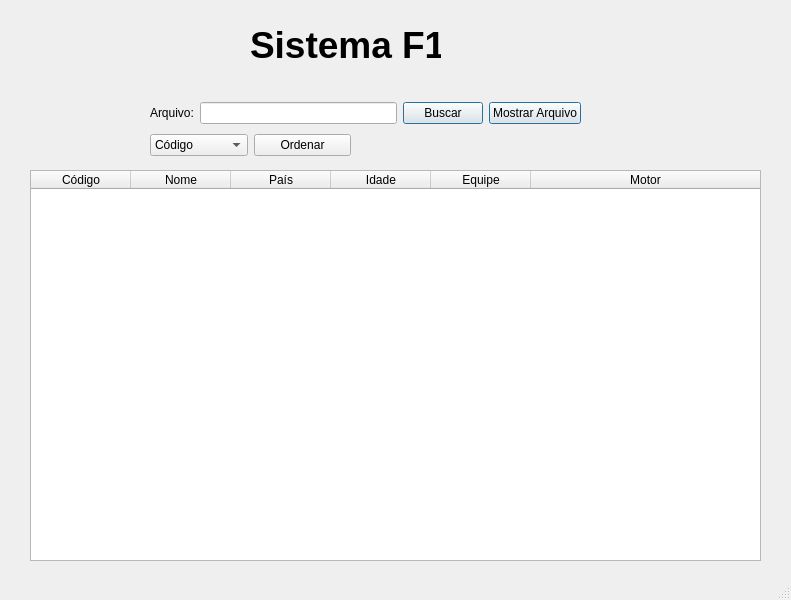
<?xml version="1.0" encoding="UTF-8"?>
<ui version="4.0">
 <class>MainWindow</class>
 <widget class="QMainWindow" name="MainWindow">
  <property name="geometry">
   <rect>
    <x>0</x>
    <y>0</y>
    <width>791</width>
    <height>600</height>
   </rect>
  </property>
  <property name="windowTitle">
   <string>MainWindow</string>
  </property>
  <widget class="QWidget" name="centralwidget">
   <widget class="QLabel" name="label">
    <property name="geometry">
     <rect>
      <x>250</x>
      <y>20</y>
      <width>191</width>
      <height>51</height>
     </rect>
    </property>
    <property name="text">
     <string>&lt;html&gt;&lt;head/&gt;&lt;body&gt;&lt;p&gt;&lt;span style=&quot; font-size:28pt; font-weight:700;&quot;&gt;Sistema F1 &lt;/span&gt;&lt;/p&gt;&lt;/body&gt;&lt;/html&gt;</string>
    </property>
   </widget>
   <widget class="QTableWidget" name="tableWidget">
    <property name="geometry">
     <rect>
      <x>30</x>
      <y>170</y>
      <width>731</width>
      <height>391</height>
     </rect>
    </property>
    <property name="layoutDirection">
     <enum>Qt::LeftToRight</enum>
    </property>
    <property name="autoFillBackground">
     <bool>false</bool>
    </property>
    <property name="textElideMode">
     <enum>Qt::ElideMiddle</enum>
    </property>
    <property name="showGrid">
     <bool>true</bool>
    </property>
    <property name="gridStyle">
     <enum>Qt::SolidLine</enum>
    </property>
    <property name="wordWrap">
     <bool>false</bool>
    </property>
    <property name="cornerButtonEnabled">
     <bool>false</bool>
    </property>
    <attribute name="horizontalHeaderVisible">
     <bool>true</bool>
    </attribute>
    <attribute name="horizontalHeaderCascadingSectionResizes">
     <bool>false</bool>
    </attribute>
    <attribute name="horizontalHeaderMinimumSectionSize">
     <number>10</number>
    </attribute>
    <attribute name="horizontalHeaderDefaultSectionSize">
     <number>100</number>
    </attribute>
    <attribute name="horizontalHeaderHighlightSections">
     <bool>true</bool>
    </attribute>
    <attribute name="horizontalHeaderShowSortIndicator" stdset="0">
     <bool>false</bool>
    </attribute>
    <attribute name="horizontalHeaderStretchLastSection">
     <bool>true</bool>
    </attribute>
    <attribute name="verticalHeaderVisible">
     <bool>true</bool>
    </attribute>
    <attribute name="verticalHeaderCascadingSectionResizes">
     <bool>false</bool>
    </attribute>
    <attribute name="verticalHeaderMinimumSectionSize">
     <number>10</number>
    </attribute>
    <attribute name="verticalHeaderDefaultSectionSize">
     <number>40</number>
    </attribute>
    <attribute name="verticalHeaderStretchLastSection">
     <bool>true</bool>
    </attribute>
    <column>
     <property name="text">
      <string>Código</string>
     </property>
    </column>
    <column>
     <property name="text">
      <string>Nome</string>
     </property>
    </column>
    <column>
     <property name="text">
      <string>País</string>
     </property>
    </column>
    <column>
     <property name="text">
      <string>Idade</string>
     </property>
    </column>
    <column>
     <property name="text">
      <string>Equipe</string>
     </property>
    </column>
    <column>
     <property name="text">
      <string>Motor</string>
     </property>
    </column>
   </widget>
   <widget class="QWidget" name="layoutWidget">
    <property name="geometry">
     <rect>
      <x>150</x>
      <y>100</y>
      <width>431</width>
      <height>26</height>
     </rect>
    </property>
    <layout class="QHBoxLayout" name="horizontalLayout">
     <item>
      <widget class="QLabel" name="label_2">
       <property name="text">
        <string>Arquivo:</string>
       </property>
      </widget>
     </item>
     <item>
      <widget class="QLineEdit" name="lineEditArquivo">
       <property name="readOnly">
        <bool>true</bool>
       </property>
      </widget>
     </item>
     <item>
      <widget class="QPushButton" name="pushButtonBuscarArquivo">
       <property name="cursor">
        <cursorShape>PointingHandCursor</cursorShape>
       </property>
       <property name="text">
        <string>Buscar</string>
       </property>
       <property name="icon">
        <iconset theme="system-search">
         <normaloff>.</normaloff>.</iconset>
       </property>
       <property name="default">
        <bool>true</bool>
       </property>
      </widget>
     </item>
     <item>
      <widget class="QPushButton" name="pushButtonMostrar">
       <property name="cursor">
        <cursorShape>PointingHandCursor</cursorShape>
       </property>
       <property name="text">
        <string>Mostrar Arquivo</string>
       </property>
       <property name="icon">
        <iconset theme="image-loading"/>
       </property>
       <property name="default">
        <bool>true</bool>
       </property>
      </widget>
     </item>
    </layout>
   </widget>
   <widget class="QWidget" name="layoutWidget">
    <property name="geometry">
     <rect>
      <x>150</x>
      <y>130</y>
      <width>201</width>
      <height>31</height>
     </rect>
    </property>
    <layout class="QHBoxLayout" name="horizontalLayout_2">
     <item>
      <widget class="QComboBox" name="comboBox">
       <item>
        <property name="text">
         <string>Código</string>
        </property>
       </item>
       <item>
        <property name="text">
         <string>Nome</string>
        </property>
       </item>
      </widget>
     </item>
     <item>
      <widget class="QPushButton" name="pushButtonOrdenar">
       <property name="text">
        <string>Ordenar</string>
       </property>
      </widget>
     </item>
    </layout>
   </widget>
  </widget>
  <widget class="QMenuBar" name="menubar">
   <property name="geometry">
    <rect>
     <x>0</x>
     <y>0</y>
     <width>791</width>
     <height>20</height>
    </rect>
   </property>
  </widget>
  <widget class="QStatusBar" name="statusbar"/>
 </widget>
 <resources/>
 <connections/>
</ui>
